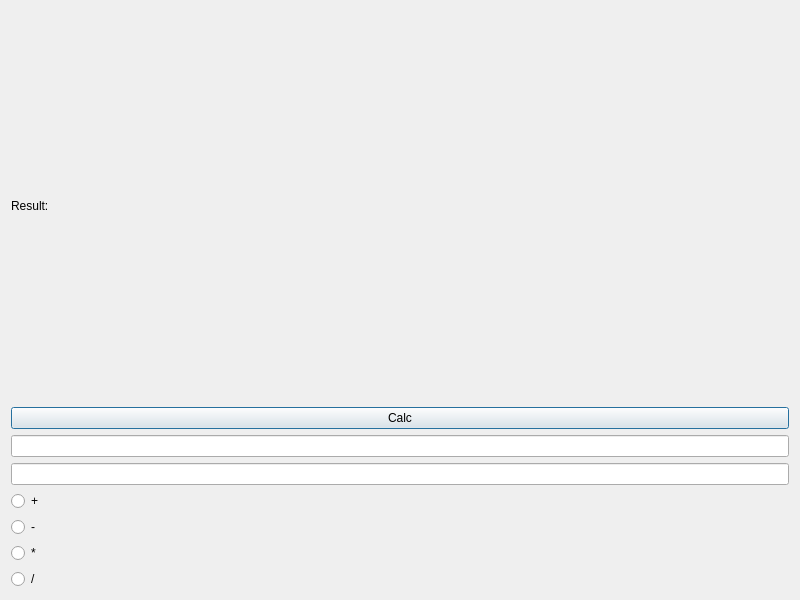
<?xml version="1.0" encoding="UTF-8"?>
<ui version="4.0">
 <class>Dialog</class>
 <widget class="QDialog" name="Dialog">
  <property name="geometry">
   <rect>
    <x>0</x>
    <y>0</y>
    <width>800</width>
    <height>600</height>
   </rect>
  </property>
  <property name="windowTitle">
   <string>Dialog</string>
  </property>
  <layout class="QVBoxLayout" name="verticalLayout">
   <item>
    <widget class="QLabel" name="label">
     <property name="text">
      <string>Result: </string>
     </property>
     <property name="textFormat">
      <enum>Qt::MarkdownText</enum>
     </property>
    </widget>
   </item>
   <item>
    <widget class="QPushButton" name="pushButton_calc">
     <property name="text">
      <string>Calc</string>
     </property>
    </widget>
   </item>
   <item>
    <widget class="QLineEdit" name="lineEdit_A"/>
   </item>
   <item>
    <widget class="QLineEdit" name="lineEdit_B"/>
   </item>
   <item>
    <widget class="QRadioButton" name="radioButton_pl">
     <property name="text">
      <string>+</string>
     </property>
    </widget>
   </item>
   <item>
    <widget class="QRadioButton" name="radioButton_min">
     <property name="text">
      <string>-</string>
     </property>
    </widget>
   </item>
   <item>
    <widget class="QRadioButton" name="radioButton_mul">
     <property name="text">
      <string>*</string>
     </property>
    </widget>
   </item>
   <item>
    <widget class="QRadioButton" name="radioButton_div">
     <property name="text">
      <string>/</string>
     </property>
    </widget>
   </item>
  </layout>
 </widget>
 <resources/>
 <connections/>
</ui>
